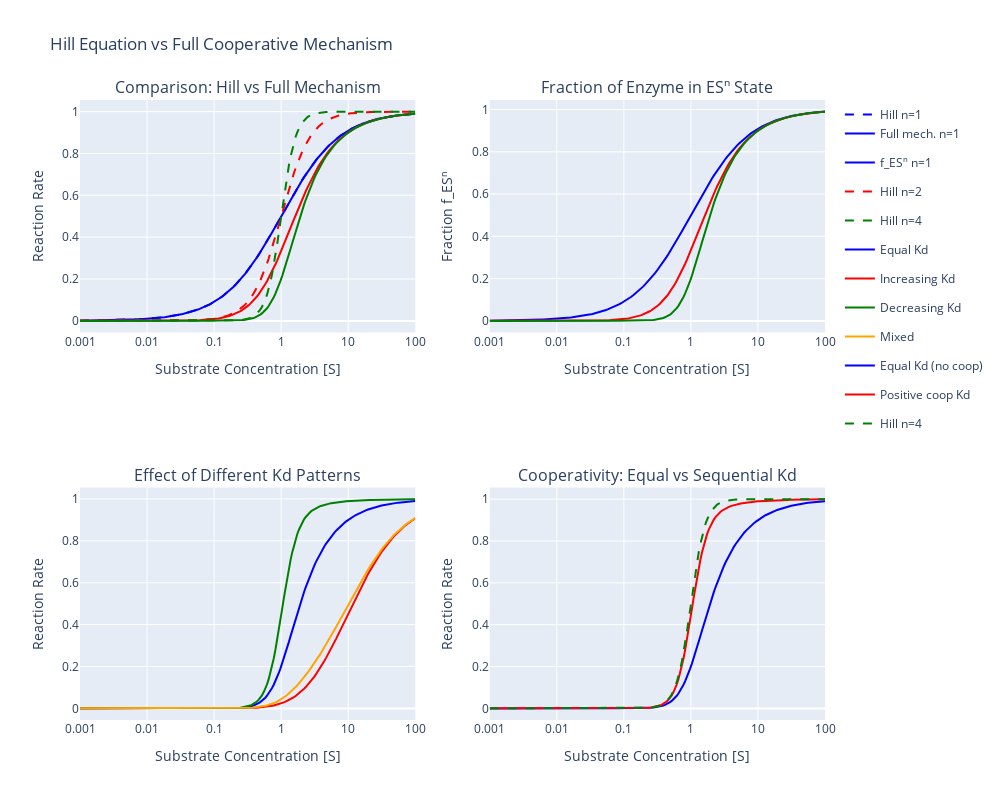
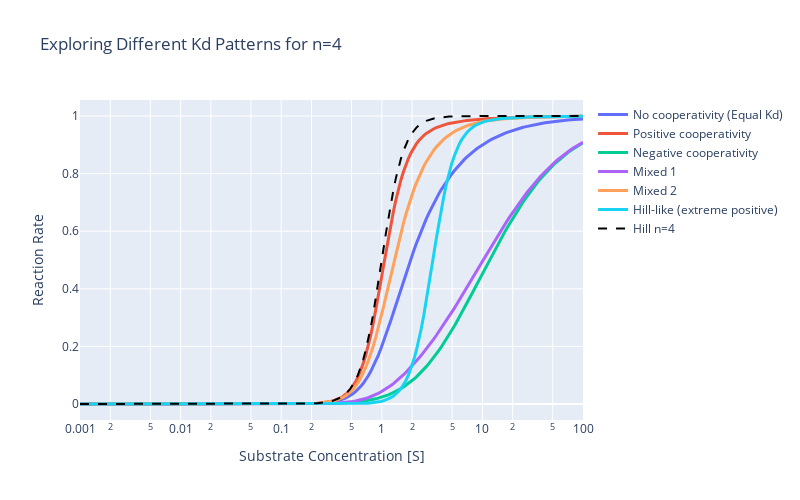

Notebook source saved alongside these figures, in order:
### Markdown cell above
## Optional: Comparison of Hill approximation with full mechanism

### Code cell
import numpy as np
import plotly.graph_objects as go
from plotly.subplots import make_subplots

def hill_kinetics(S, k_max, K_m, n):
    """Classic Hill equation (approximate)"""
    return (k_max * S**n) / (K_m**n + S**n)

def full_cooperative_kinetics(S, k_cat, E_total, Kd_values):
    """
    Full cooperative mechanism with explicit binding steps
    S: substrate concentration
    k_cat: catalytic rate constant
    E_total: total enzyme concentration
    Kd_values: dissociation constants for each binding step [Kd₁, Kd₂, ..., Kdₙ]
    """
    n = len(Kd_values)
    
    # Calculate concentrations of all enzyme species using partition function
    Z_terms = [1]  # Free enzyme
    for i in range(1, n + 1):
        # Product of binding constants up to step i
        binding_term = 1
        for j in range(i):
            binding_term *= (S / Kd_values[j])
        Z_terms.append(binding_term)
    
    Z = sum(Z_terms)
    
    # Fraction of enzyme in fully bound state ESⁿ
    f_ESn = Z_terms[-1] / Z
    
    # Reaction rate = k_cat * [ESⁿ]
    rate = k_cat * E_total * f_ESn
    
    return rate  # Return just the rate, not a tuple

def full_cooperative_kinetics_equal_Kd(S, k_cat, E_total, Kd, n):
    """Simplified case where all Kd values are equal"""
    Kd_values = [Kd] * n
    return full_cooperative_kinetics(S, k_cat, E_total, Kd_values)

def get_f_ESn(S, k_cat, E_total, Kd_values):
    """Helper function to get just the fraction of ESⁿ"""
    n = len(Kd_values)
    Z_terms = [1]
    for i in range(1, n + 1):
        binding_term = 1
        for j in range(i):
            binding_term *= (S / Kd_values[j])
        Z_terms.append(binding_term)
    
    Z = sum(Z_terms)
    f_ESn = Z_terms[-1] / Z
    return f_ESn

# Parameters for comparison
k_cat = 1.0      # catalytic rate constant
E_total = 1.0    # total enzyme concentration
n_values = [1, 2, 4]  # Different cooperativities

# Create substrate range
S_range = np.logspace(-3, 2, 200)  # 0.001 to 100

# Create comparison plots
fig = make_subplots(
    rows=2, cols=2,
    subplot_titles=(
        'Comparison: Hill vs Full Mechanism',
        'Fraction of Enzyme in ESⁿ State',
        'Effect of Different Kd Patterns',
        'Cooperativity: Equal vs Sequential Kd'
    ),
    specs=[[{"secondary_y": False}, {"secondary_y": False}],
           [{"secondary_y": False}, {"secondary_y": False}]]
)

# Colors for different n values
colors = ['blue', 'red', 'green']

for i, n in enumerate(n_values):
    # Hill equation parameters
    K_m_hill = 1.0
    k_max_hill = k_cat * E_total
    
    # Full mechanism with equal Kd (simplest cooperative case)
    Kd_equal = 1.0  # All binding sites have same affinity
    
    # Calculate rates
    hill_rates = hill_kinetics(S_range, k_max_hill, K_m_hill, n)
    full_rates_equal = full_cooperative_kinetics_equal_Kd(S_range, k_cat, E_total, Kd_equal, n)
    f_ESn_equal = get_f_ESn(S_range, k_cat, E_total, [Kd_equal] * n)
    
    # Plot comparison
    fig.add_trace(
        go.Scatter(x=S_range, y=hill_rates, 
                  name=f'Hill n={n}', line=dict(color=colors[i], dash='dash'),
                  legendgroup=f'group{n}'),
        row=1, col=1
    )
    
    fig.add_trace(
        go.Scatter(x=S_range, y=full_rates_equal, 
                  name=f'Full mech. n={n}', line=dict(color=colors[i]),
                  legendgroup=f'group{n}', showlegend=(i==0)),
        row=1, col=1
    )
    
    # Plot fraction of ESⁿ
    fig.add_trace(
        go.Scatter(x=S_range, y=f_ESn_equal, 
                  name=f'f_ESⁿ n={n}', line=dict(color=colors[i]),
                  legendgroup=f'frac{n}', showlegend=(i==0)),
        row=1, col=2
    )

# Show effect of different Kd patterns for n=4
n_complex = 4
Kd_patterns = {
    'Equal Kd': [1.0, 1.0, 1.0, 1.0],
    'Increasing Kd': [0.1, 0.5, 2.0, 10.0],  # Binding gets harder
    'Decreasing Kd': [10.0, 2.0, 0.5, 0.1],  # Binding gets easier (positive cooperativity)
    'Mixed': [0.1, 10.0, 0.1, 10.0]
}

pattern_colors = ['blue', 'red', 'green', 'orange']

for j, (pattern_name, Kd_list) in enumerate(Kd_patterns.items()):
    full_rates_pattern = full_cooperative_kinetics(S_range, k_cat, E_total, Kd_list)
    
    fig.add_trace(
        go.Scatter(x=S_range, y=full_rates_pattern, 
                  name=pattern_name, line=dict(color=pattern_colors[j]),
                  legendgroup=f'pattern{j}'),
        row=2, col=1
    )

# Compare equal Kd vs true positive cooperativity for n=4
Kd_equal = [1.0, 1.0, 1.0, 1.0]
Kd_positive_coop = [10.0, 2.0, 0.5, 0.1]  # True positive cooperativity

full_rates_equal = full_cooperative_kinetics(S_range, k_cat, E_total, Kd_equal)
full_rates_coop = full_cooperative_kinetics(S_range, k_cat, E_total, Kd_positive_coop)
hill_rates = hill_kinetics(S_range, k_max_hill, K_m_hill, 4)

fig.add_trace(
    go.Scatter(x=S_range, y=full_rates_equal, 
              name='Equal Kd (no coop)', line=dict(color='blue')),
    row=2, col=2
)

fig.add_trace(
    go.Scatter(x=S_range, y=full_rates_coop, 
              name='Positive coop Kd', line=dict(color='red')),
    row=2, col=2
)

fig.add_trace(
    go.Scatter(x=S_range, y=hill_rates, 
              name='Hill n=4', line=dict(color='green', dash='dash')),
    row=2, col=2
)

# Update layout
fig.update_layout(
    title_text="Hill Equation vs Full Cooperative Mechanism",
    height=800,
    width=1000,
    showlegend=True
)

# Update axes
fig.update_xaxes(title_text="Substrate Concentration [S]", type="log", row=1, col=1)
fig.update_yaxes(title_text="Reaction Rate", row=1, col=1)
fig.update_xaxes(title_text="Substrate Concentration [S]", type="log", row=1, col=2)
fig.update_yaxes(title_text="Fraction f_ESⁿ", row=1, col=2)
fig.update_xaxes(title_text="Substrate Concentration [S]", type="log", row=2, col=1)
fig.update_yaxes(title_text="Reaction Rate", row=2, col=1)
fig.update_xaxes(title_text="Substrate Concentration [S]", type="log", row=2, col=2)
fig.update_yaxes(title_text="Reaction Rate", row=2, col=2)

fig.show()

# Let's also create a focused comparison for n=2 to see the math clearly
print("\n" + "="*60)
print("MATHEMATICAL COMPARISON FOR n=2")
print("="*60)

# For n=2 case
S_sample = np.array([0.1, 0.5, 1.0, 2.0, 5.0, 10.0])
Kd_equal_2 = [1.0, 1.0]
Kd_positive_2 = [10.0, 0.1]  # Strong positive cooperativity

print(f"{'S':>6} {'Hill':>8} {'Equal Kd':>8} {'Pos Coop':>8} {'f_ES2_eq':>8} {'f_ES2_coop':>8}")
print("-" * 60)

for s in S_sample:
    hill_rate = hill_kinetics(s, k_cat * E_total, 1.0, 2)
    full_equal = full_cooperative_kinetics(s, k_cat, E_total, Kd_equal_2)
    full_coop = full_cooperative_kinetics(s, k_cat, E_total, Kd_positive_2)
    f_ES2_eq = get_f_ESn(s, k_cat, E_total, Kd_equal_2)
    f_ES2_coop = get_f_ESn(s, k_cat, E_total, Kd_positive_2)
    
    print(f"{s:6.1f} {hill_rate:8.4f} {full_equal:8.4f} {full_coop:8.4f} {f_ES2_eq:8.4f} {f_ES2_coop:8.4f}")

print("\nKEY OBSERVATIONS:")
print("1. Hill equation overestimates cooperativity for equal Kd case")
print("2. True positive cooperativity (decreasing Kd) gives sigmoidal shape")
print("3. Equal Kd case is less cooperative - intermediates are populated")
print("4. Hill coefficient n is a measure of apparent cooperativity, not necessarily number of sites")

# Create a simple interactive plot to explore different Kd patterns
print("\nCreating interactive Kd explorer...")

def explore_Kd_patterns():
    """Interactive exploration of different Kd patterns"""
    
    # Test cases for n=4
    test_cases = {
        'No cooperativity (Equal Kd)': [1.0, 1.0, 1.0, 1.0],
        'Positive cooperativity': [10.0, 2.0, 0.5, 0.1],
        'Negative cooperativity': [0.1, 0.5, 2.0, 10.0],
        'Mixed 1': [0.1, 10.0, 0.1, 10.0],
        'Mixed 2': [10.0, 0.1, 10.0, 0.1],
        'Hill-like (extreme positive)': [100.0, 10.0, 1.0, 0.1]
    }
    
    fig_explore = go.Figure()
    
    for case_name, Kd_list in test_cases.items():
        rates = full_cooperative_kinetics(S_range, k_cat, E_total, Kd_list)
        fig_explore.add_trace(
            go.Scatter(x=S_range, y=rates, name=case_name, line=dict(width=3))
        )
    
    # Add Hill equation for comparison
    hill_rates = hill_kinetics(S_range, k_cat * E_total, 1.0, 4)
    fig_explore.add_trace(
        go.Scatter(x=S_range, y=hill_rates, name='Hill n=4', 
                  line=dict(dash='dash', color='black', width=2))
    )
    
    fig_explore.update_layout(
        title="Exploring Different Kd Patterns for n=4",
        xaxis_title="Substrate Concentration [S]",
        yaxis_title="Reaction Rate",
        xaxis_type="log",
        width=800,
        height=500
    )
    
    return fig_explore

fig_explore = explore_Kd_patterns()
fig_explore.show()

### Figure 1 — Plotly figure (JSON) as saved in the notebook; plotly's stock layout.template omitted (floating-point values rounded to 4 significant figures; data arrays with more than 128 entries replaced by an {"elided": "..."} marker saying what was removed)
{"data": [{"legendgroup": "group1", "line": {"color": "blue", "dash": "dash"}, "name": "Hill n=1", "type": "scatter", "x": {"elided": "200 float values"}, "xaxis": "x", "y": {"elided": "200 float values"}, "yaxis": "y"}, {"legendgroup": "group1", "line": {"color": "blue"}, "name": "Full mech. n=1", "showlegend": true, "type": "scatter", "x": {"elided": "200 float values"}, "xaxis": "x", "y": {"elided": "200 float values"}, "yaxis": "y"}, {"legendgroup": "frac1", "line": {"color": "blue"}, "name": "f_ESⁿ n=1", "showlegend": true, "type": "scatter", "x": {"elided": "200 float values"}, "xaxis": "x2", "y": {"elided": "200 float values"}, "yaxis": "y2"}, {"legendgroup": "group2", "line": {"color": "red", "dash": "dash"}, "name": "Hill n=2", "type": "scatter", "x": {"elided": "200 float values"}, "xaxis": "x", "y": {"elided": "200 float values"}, "yaxis": "y"}, {"legendgroup": "group2", "line": {"color": "red"}, "name": "Full mech. n=2", "showlegend": false, "type": "scatter", "x": {"elided": "200 float values"}, "xaxis": "x", "y": {"elided": "200 float values"}, "yaxis": "y"}, {"legendgroup": "frac2", "line": {"color": "red"}, "name": "f_ESⁿ n=2", "showlegend": false, "type": "scatter", "x": {"elided": "200 float values"}, "xaxis": "x2", "y": {"elided": "200 float values"}, "yaxis": "y2"}, {"legendgroup": "group4", "line": {"color": "green", "dash": "dash"}, "name": "Hill n=4", "type": "scatter", "x": {"elided": "200 float values"}, "xaxis": "x", "y": {"elided": "200 float values"}, "yaxis": "y"}, {"legendgroup": "group4", "line": {"color": "green"}, "name": "Full mech. n=4", "showlegend": false, "type": "scatter", "x": {"elided": "200 float values"}, "xaxis": "x", "y": {"elided": "200 float values"}, "yaxis": "y"}, {"legendgroup": "frac4", "line": {"color": "green"}, "name": "f_ESⁿ n=4", "showlegend": false, "type": "scatter", "x": {"elided": "200 float values"}, "xaxis": "x2", "y": {"elided": "200 float values"}, "yaxis": "y2"}, {"legendgroup": "pattern0", "line": {"color": "blue"}, "name": "Equal Kd", "type": "scatter", "x": {"elided": "200 float values"}, "xaxis": "x3", "y": {"elided": "200 float values"}, "yaxis": "y3"}, {"legendgroup": "pattern1", "line": {"color": "red"}, "name": "Increasing Kd", "type": "scatter", "x": {"elided": "200 float values"}, "xaxis": "x3", "y": {"elided": "200 float values"}, "yaxis": "y3"}, {"legendgroup": "pattern2", "line": {"color": "green"}, "name": "Decreasing Kd", "type": "scatter", "x": {"elided": "200 float values"}, "xaxis": "x3", "y": {"elided": "200 float values"}, "yaxis": "y3"}, {"legendgroup": "pattern3", "line": {"color": "orange"}, "name": "Mixed", "type": "scatter", "x": {"elided": "200 float values"}, "xaxis": "x3", "y": {"elided": "200 float values"}, "yaxis": "y3"}, {"line": {"color": "blue"}, "name": "Equal Kd (no coop)", "type": "scatter", "x": {"elided": "200 float values"}, "xaxis": "x4", "y": {"elided": "200 float values"}, "yaxis": "y4"}, {"line": {"color": "red"}, "name": "Positive coop Kd", "type": "scatter", "x": {"elided": "200 float values"}, "xaxis": "x4", "y": {"elided": "200 float values"}, "yaxis": "y4"}, {"line": {"color": "green", "dash": "dash"}, "name": "Hill n=4", "type": "scatter", "x": {"elided": "200 float values"}, "xaxis": "x4", "y": {"elided": "200 float values"}, "yaxis": "y4"}], "layout": {"annotations": [{"font": {"size": 16}, "showarrow": false, "text": "Comparison: Hill vs Full Mechanism", "x": 0.225, "xanchor": "center", "xref": "paper", "y": 1, "yanchor": "bottom", "yref": "paper"}, {"font": {"size": 16}, "showarrow": false, "text": "Fraction of Enzyme in ESⁿ State", "x": 0.775, "xanchor": "center", "xref": "paper", "y": 1, "yanchor": "bottom", "yref": "paper"}, {"font": {"size": 16}, "showarrow": false, "text": "Effect of Different Kd Patterns", "x": 0.225, "xanchor": "center", "xref": "paper", "y": 0.375, "yanchor": "bottom", "yref": "paper"}, {"font": {"size": 16}, "showarrow": false, "text": "Cooperativity: Equal vs Sequential Kd", "x": 0.775, "xanchor": "center", "xref": "paper", "y": 0.375, "yanchor": "bottom", "yref": "paper"}], "height": 800, "showlegend": true, "title": {"text": "Hill Equation vs Full Cooperative Mechanism"}, "width": 1000, "xaxis": {"anchor": "y", "domain": [0, 0.45], "title": {"text": "Substrate Concentration [S]"}, "type": "log"}, "xaxis2": {"anchor": "y2", "domain": [0.55, 1], "title": {"text": "Substrate Concentration [S]"}, "type": "log"}, "xaxis3": {"anchor": "y3", "domain": [0, 0.45], "title": {"text": "Substrate Concentration [S]"}, "type": "log"}, "xaxis4": {"anchor": "y4", "domain": [0.55, 1], "title": {"text": "Substrate Concentration [S]"}, "type": "log"}, "yaxis": {"anchor": "x", "domain": [0.625, 1], "title": {"text": "Reaction Rate"}}, "yaxis2": {"anchor": "x2", "domain": [0.625, 1], "title": {"text": "Fraction f_ESⁿ"}}, "yaxis3": {"anchor": "x3", "domain": [0, 0.375], "title": {"text": "Reaction Rate"}}, "yaxis4": {"anchor": "x4", "domain": [0, 0.375], "title": {"text": "Reaction Rate"}}}}

### Figure 2 — Plotly figure (JSON) as saved in the notebook; plotly's stock layout.template omitted (floating-point values rounded to 4 significant figures; data arrays with more than 128 entries replaced by an {"elided": "..."} marker saying what was removed)
{"data": [{"line": {"width": 3}, "name": "No cooperativity (Equal Kd)", "type": "scatter", "x": {"elided": "200 float values"}, "y": {"elided": "200 float values"}}, {"line": {"width": 3}, "name": "Positive cooperativity", "type": "scatter", "x": {"elided": "200 float values"}, "y": {"elided": "200 float values"}}, {"line": {"width": 3}, "name": "Negative cooperativity", "type": "scatter", "x": {"elided": "200 float values"}, "y": {"elided": "200 float values"}}, {"line": {"width": 3}, "name": "Mixed 1", "type": "scatter", "x": {"elided": "200 float values"}, "y": {"elided": "200 float values"}}, {"line": {"width": 3}, "name": "Mixed 2", "type": "scatter", "x": {"elided": "200 float values"}, "y": {"elided": "200 float values"}}, {"line": {"width": 3}, "name": "Hill-like (extreme positive)", "type": "scatter", "x": {"elided": "200 float values"}, "y": {"elided": "200 float values"}}, {"line": {"color": "black", "dash": "dash", "width": 2}, "name": "Hill n=4", "type": "scatter", "x": {"elided": "200 float values"}, "y": {"elided": "200 float values"}}], "layout": {"height": 500, "title": {"text": "Exploring Different Kd Patterns for n=4"}, "width": 800, "xaxis": {"title": {"text": "Substrate Concentration [S]"}, "type": "log"}, "yaxis": {"title": {"text": "Reaction Rate"}}}}
